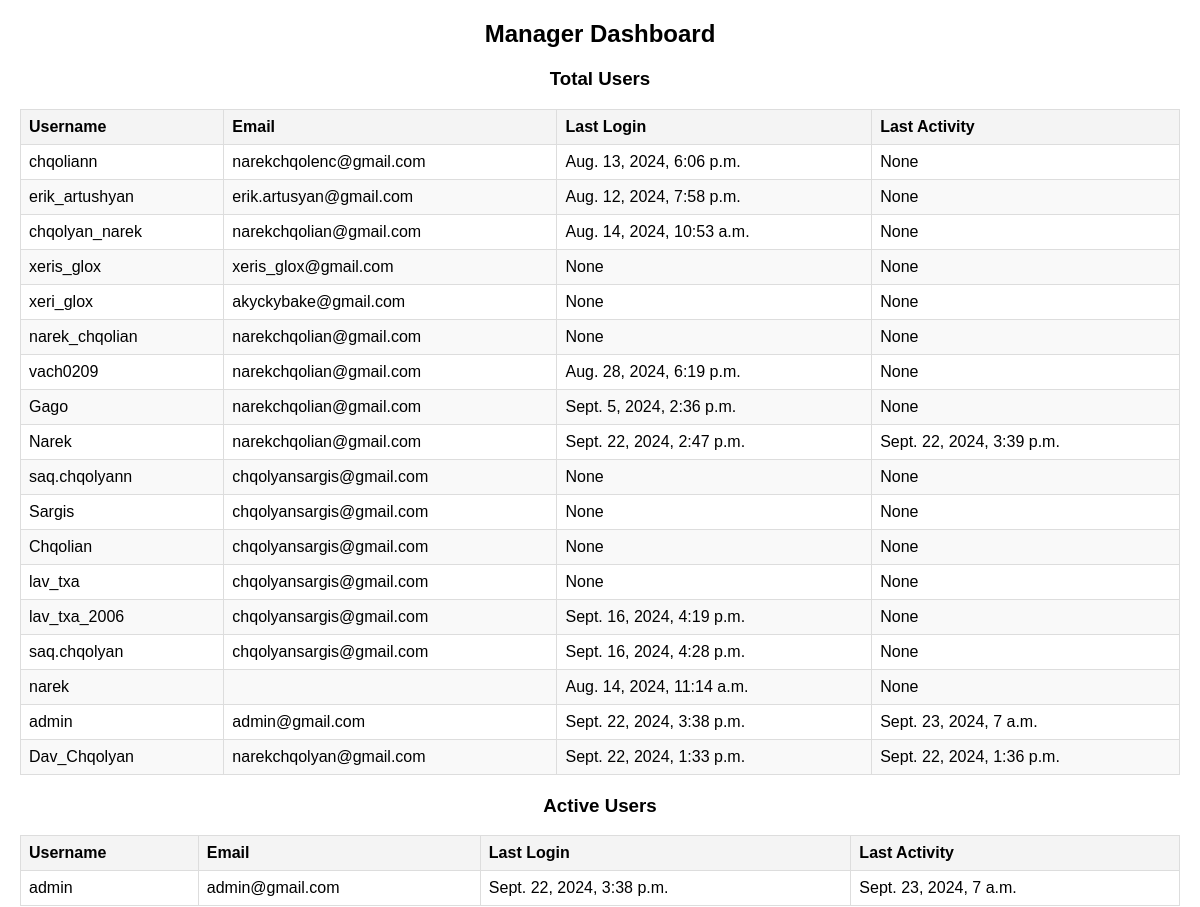
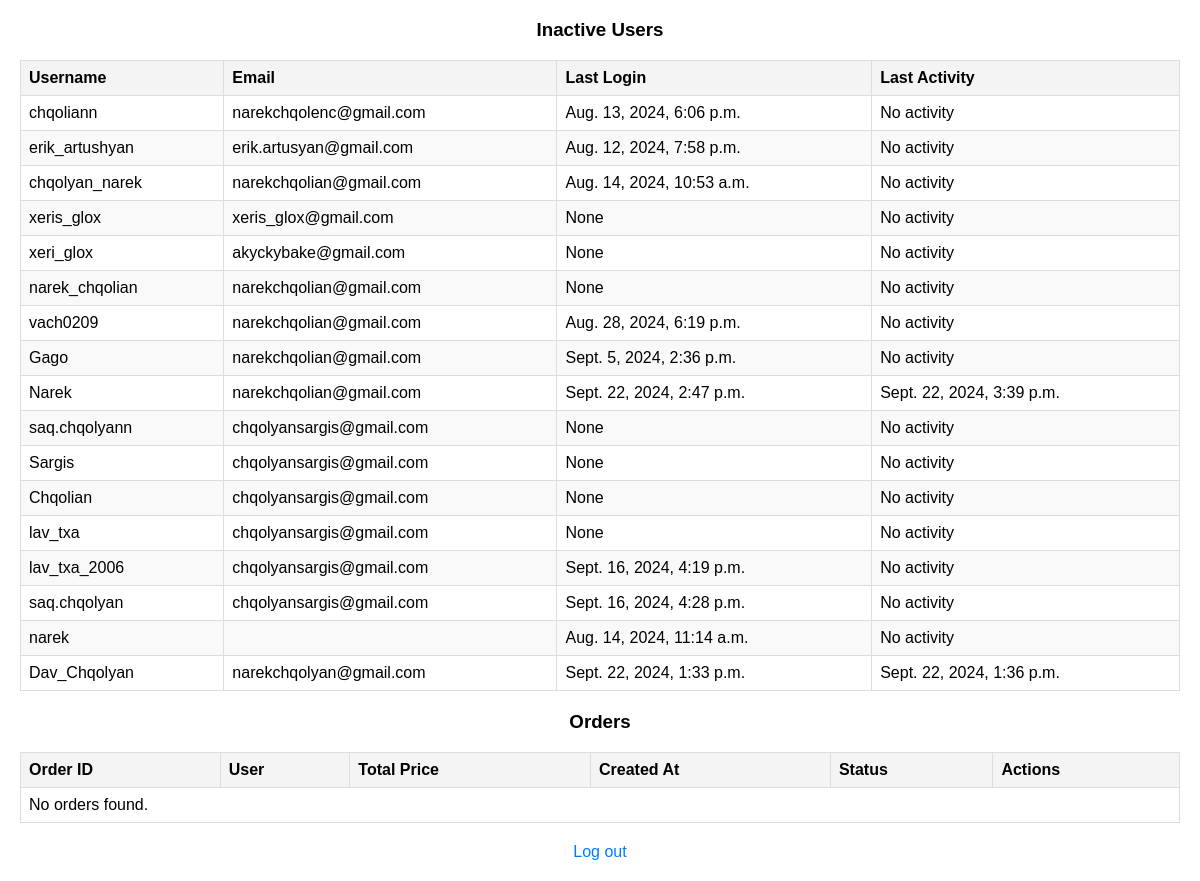
Screenshot of /manager/manager_dashboard/ (signed in) with the database file from the repository (2 pictures, top to bottom).
### qb_app/models.py (models this page shows, shortened)
class UserProfile(models.Model):
    user = models.OneToOneField(User, on_delete=models.CASCADE)
    bio = models.TextField(blank=True, null=True)
    liked_products = models.ManyToManyField(Product)
    last_activity = models.DateTimeField(null=True, blank=True)
    last_logout = models.DateTimeField(null=True, blank=True)

### manager_app/views.py (the view)
# urls.py: path('manager_dashboard/', views.manager_dashboard, name='manager_dashboard'),
@login_required
@user_passes_test(is_superuser)
def manager_dashboard(request):
    all_profiles = models.UserProfile.objects.all()
    active_threshold = timezone.now() - timedelta(minutes=15)
    print(f'total profiles: {all_profiles.count()}')
    orders = models.Order.objects.annotate(
        total_price=Sum(F('orderitem__price') * F('orderitem__quantity'))
    )
    active_profiles = all_profiles.filter(
        last_activity__gte=active_threshold
    ).exclude(last_logout__gte=F('last_activity'))
    inactive_profiles = all_profiles.exclude(pk__in=active_profiles)
    return render(request, 'manager_dashboard.html', {
        'profiles': all_profiles,
        'active_profiles': active_profiles,
        'inactive_profiles': inactive_profiles,
        'orders': orders
    })

### manager_app/views.py (called while the page is built)
def is_superuser(user):
    return user.is_superuser

### templates/manager_dashboard.html (shortened to what this page needs)
<!DOCTYPE html>
<html lang="en">
<head>
</head>
<body>
    <h2>Manager Dashboard</h2>
    <h3>Total Users</h3>
    <table>
        <thead>
            <tr>
                <th>Username</th>
                <th>Email</th>
                <th>Last Login</th>
                <th>Last Activity</th>
            </tr>
        </thead>
        <tbody>
            {% for profile in profiles %}
                <tr>
                    <td>{{ profile.user.username }}</td>
                    <td>{{ profile.user.email }}</td>
                    <td>{{ profile.user.last_login }}</td>
                    <td>{{ profile.last_activity }}</td>
                </tr>
            {% empty %}
                <tr>
                    <td colspan="4">No users found.</td>
                </tr>
            {% endfor %}
        </tbody>
    </table>
    <h3>Active Users</h3>
    <table>
        <thead>
            <tr>
                <th>Username</th>
                <th>Email</th>
                <th>Last Login</th>
                <th>Last Activity</th>
            </tr>
        </thead>
        <tbody>
            {% for profile in active_profiles %}
                <tr>
                    <td>{{ profile.user.username }}</td>
                    <td>{{ profile.user.email }}</td>
                    <td>{{ profile.user.last_login }}</td>
                    <td>{{ profile.last_activity }}</td>
                </tr>
            {% empty %}
                <tr>
                    <td colspan="4">No active users found.</td>
                </tr>
            {% endfor %}
        </tbody>
    </table>
    <h3>Inactive Users</h3>
    <table>
        <thead>
            <tr>
                <th>Username</th>
                <th>Email</th>
                <th>Last Login</th>
                <th>Last Activity</th>
            </tr>
        </thead>
        <tbody>
            {% for profile in inactive_profiles %}
                <tr>
                    <td>{{ profile.user.username }}</td>
                    <td>{{ profile.user.email }}</td>
                    <td>{{ profile.user.last_login }}</td>
                    <td>{{ profile.last_activity|default:"No activity" }}</td>
                </tr>
            {% empty %}
                <tr>
                    <td colspan="4">No inactive users found.</td>
                </tr>
            {% endfor %}
        </tbody>
    </table>
    <h3>Orders</h3>
    <table>
        <thead>
            <tr>
                <th>Order ID</th>
                <th>User</th>
                <th>Total Price</th>
                <th>Created At</th>
                <th>Status</th>
                <th>Actions</th>
            </tr>
        </thead>
        <tbody>
            {% for order in orders %}
                <tr>
                    <td>{{ order.id }}</td>
                    <td>{{ order.user.username }}</td>
                    <td>{{ order.total_price|floatformat:2 }} ֏</td>
                    <td>{{ order.created_at }}</td>
                    <td>{{ order.status }}</td>
                    <td>
                        <form class="delete-form" action="{% url 'delete_order' order.id %}" method="post">
                            {% csrf_token %}
                            <button type="submit" class="delete-button">Delete</button>
                        </form>
                    </td>
                </tr>
            {% empty %}
                <tr>
                    <td colspan="6">No orders found.</td>
                </tr>
            {% endfor %}
        </tbody>
    </table>
    <a href="{% url 'logout' %}">Log out</a>
</body>
</html>

### templates/manager_dashboard.html (style rules this page uses)
body { font-family: Arial, sans-serif; margin: 20px; }
h2, h3 { text-align: center; }
table { width: 100%; border-collapse: collapse; margin-bottom: 20px; }
th, td { border: 1px solid #ddd; padding: 8px; text-align: left; }
th { background-color: #f4f4f4; }
tr:nth-child(even) { background-color: #f9f9f9; }
a { display: block; text-align: center; margin-top: 20px; text-decoration: none; color: #007BFF; }

### rows the page displays
UserProfile: user.username "chqoliann", user.email "narekchqolenc@gmail.com", user.last_login "Aug. 13, 2024, 6:06 p.m.", last_activity "None", last_activity "No activity"
UserProfile: user.username "erik_artushyan", user.email "erik.artusyan@gmail.com", user.last_login "Aug. 12, 2024, 7:58 p.m.", last_activity "None", last_activity "No activity"
UserProfile: user.username "chqolyan_narek", user.email "narekchqolian@gmail.com", user.last_login "Aug. 14, 2024, 10:53 a.m.", last_activity "None", last_activity "No activity"
UserProfile: user.username "xeris_glox", user.email "xeris_glox@gmail.com", user.last_login "None", last_activity "None", last_activity "No activity"
UserProfile: user.username "xeri_glox", user.email "akyckybake@gmail.com", user.last_login "None", last_activity "None", last_activity "No activity"
UserProfile: user.username "narek_chqolian", user.email "narekchqolian@gmail.com", user.last_login "None", last_activity "None", last_activity "No activity"
UserProfile: user.username "vach0209", user.email "narekchqolian@gmail.com", user.last_login "Aug. 28, 2024, 6:19 p.m.", last_activity "None", last_activity "No activity"
UserProfile: user.username "Gago", user.email "narekchqolian@gmail.com", user.last_login "Sept. 5, 2024, 2:36 p.m.", last_activity "None", last_activity "No activity"
UserProfile: user.username "Narek", user.email "narekchqolian@gmail.com", user.last_login "Sept. 22, 2024, 2:47 p.m.", last_activity "Sept. 22, 2024, 3:39 p.m."
UserProfile: user.username "saq.chqolyann", user.email "chqolyansargis@gmail.com", user.last_login "None", last_activity "None", last_activity "No activity"
UserProfile: user.username "Sargis", user.email "chqolyansargis@gmail.com", user.last_login "None", last_activity "None", last_activity "No activity"
UserProfile: user.username "Chqolian", user.email "chqolyansargis@gmail.com", user.last_login "None", last_activity "None", last_activity "No activity"
UserProfile: user.username "lav_txa", user.email "chqolyansargis@gmail.com", user.last_login "None", last_activity "None", last_activity "No activity"
UserProfile: user.username "lav_txa_2006", user.email "chqolyansargis@gmail.com", user.last_login "Sept. 16, 2024, 4:19 p.m.", last_activity "None", last_activity "No activity"
UserProfile: user.username "saq.chqolyan", user.email "chqolyansargis@gmail.com", user.last_login "Sept. 16, 2024, 4:28 p.m.", last_activity "None", last_activity "No activity"
UserProfile: user.username "narek", user.last_login "Aug. 14, 2024, 11:14 a.m.", last_activity "None", last_activity "No activity"
UserProfile: user.username "admin", user.email "admin@gmail.com", user.last_login "Sept. 22, 2024, 3:38 p.m.", last_activity "Sept. 23, 2024, 7 a.m."
UserProfile: user.username "Dav_Chqolyan", user.email "narekchqolyan@gmail.com", user.last_login "Sept. 22, 2024, 1:33 p.m.", last_activity "Sept. 22, 2024, 1:36 p.m."
